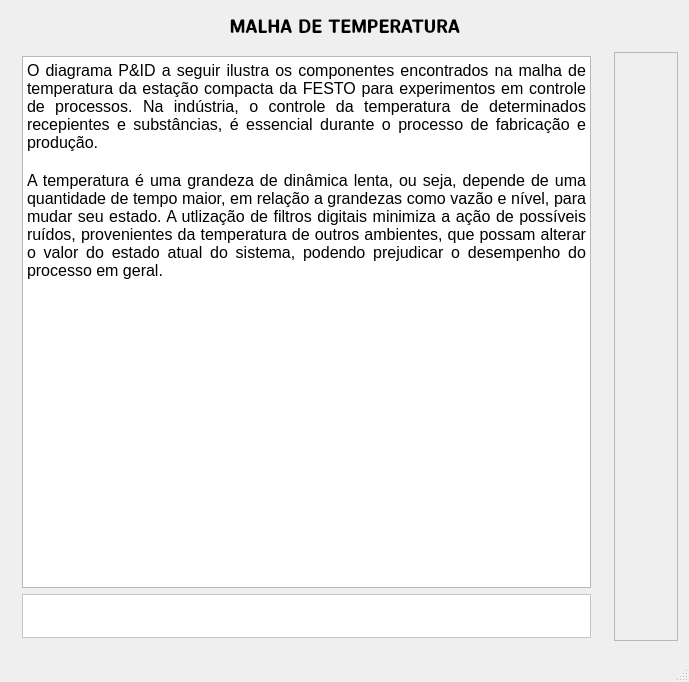
<?xml version="1.0" encoding="UTF-8"?>
<ui version="4.0">
 <class>SystemDefinition</class>
 <widget class="QMainWindow" name="SystemDefinition">
  <property name="geometry">
   <rect>
    <x>0</x>
    <y>0</y>
    <width>689</width>
    <height>682</height>
   </rect>
  </property>
  <property name="maximumSize">
   <size>
    <width>689</width>
    <height>682</height>
   </size>
  </property>
  <property name="windowTitle">
   <string>FilterSky</string>
  </property>
  <widget class="QWidget" name="centralWidget">
   <layout class="QGridLayout" name="gridLayout_2">
    <item row="1" column="0">
     <widget class="QStackedWidget" name="stackedWidget">
      <property name="currentIndex">
       <number>0</number>
      </property>
      <widget class="QWidget" name="Temperature_Page">
       <layout class="QGridLayout" name="gridLayout_22">
        <item row="0" column="0">
         <layout class="QVBoxLayout" name="verticalLayout_11">
          <item>
           <widget class="QTextBrowser" name="textBrowser">
            <property name="html">
             <string>&lt;!DOCTYPE HTML PUBLIC &quot;-//W3C//DTD HTML 4.0//EN&quot; &quot;http://www.w3.org/TR/REC-html40/strict.dtd&quot;&gt;
&lt;html&gt;&lt;head&gt;&lt;meta name=&quot;qrichtext&quot; content=&quot;1&quot; /&gt;&lt;style type=&quot;text/css&quot;&gt;
p, li { white-space: pre-wrap; }
&lt;/style&gt;&lt;/head&gt;&lt;body style=&quot; font-family:'Ubuntu'; font-size:11pt; font-weight:400; font-style:normal;&quot;&gt;
&lt;p align=&quot;justify&quot; style=&quot; margin-top:0px; margin-bottom:0px; margin-left:0px; margin-right:0px; -qt-block-indent:0; text-indent:0px;&quot;&gt;&lt;span style=&quot; font-size:12pt;&quot;&gt;O diagrama P&amp;amp;ID a seguir ilustra os componentes encontrados na malha de temperatura da estação compacta da FESTO para experimentos em controle de processos. Na indústria, o controle da temperatura de determinados  recepientes e substâncias, é essencial durante o processo de fabricação e produção.&lt;/span&gt;&lt;/p&gt;
&lt;p align=&quot;justify&quot; style=&quot;-qt-paragraph-type:empty; margin-top:0px; margin-bottom:0px; margin-left:0px; margin-right:0px; -qt-block-indent:0; text-indent:0px; font-size:12pt;&quot;&gt;&lt;br /&gt;&lt;/p&gt;
&lt;p align=&quot;justify&quot; style=&quot; margin-top:0px; margin-bottom:0px; margin-left:0px; margin-right:0px; -qt-block-indent:0; text-indent:0px;&quot;&gt;&lt;span style=&quot; font-size:12pt;&quot;&gt;A temperatura é uma grandeza de dinâmica lenta, ou seja, depende de uma quantidade de tempo maior, em relação a grandezas como vazão e nível, para mudar seu estado. A utlização de filtros digitais minimiza a ação de possíveis ruídos, provenientes da temperatura de outros ambientes, que possam alterar o valor do estado atual do sistema, podendo prejudicar o desempenho do processo em geral.  &lt;/span&gt;&lt;/p&gt;
&lt;p align=&quot;justify&quot; style=&quot; margin-top:0px; margin-bottom:0px; margin-left:0px; margin-right:0px; -qt-block-indent:0; text-indent:0px;&quot;&gt;&lt;span style=&quot; font-size:12pt;&quot;&gt; &lt;/span&gt;&lt;/p&gt;&lt;/body&gt;&lt;/html&gt;</string>
            </property>
           </widget>
          </item>
          <item>
           <widget class="QFrame" name="frame_9">
            <property name="maximumSize">
             <size>
              <width>16777215</width>
              <height>291</height>
             </size>
            </property>
            <property name="styleSheet">
             <string notr="true">background-color: rgb(255, 255, 255);</string>
            </property>
            <property name="frameShape">
             <enum>QFrame::StyledPanel</enum>
            </property>
            <property name="frameShadow">
             <enum>QFrame::Raised</enum>
            </property>
            <layout class="QHBoxLayout" name="horizontalLayout_10">
             <item>
              <spacer name="horizontalSpacer_6">
               <property name="orientation">
                <enum>Qt::Horizontal</enum>
               </property>
               <property name="sizeHint" stdset="0">
                <size>
                 <width>40</width>
                 <height>20</height>
                </size>
               </property>
              </spacer>
             </item>
             <item>
              <widget class="QLabel" name="label_16">
               <property name="text">
                <string/>
               </property>
               <property name="pixmap">
                <pixmap resource="../Qt/filter.qrc">:/icons/malha_temperatura.jpg</pixmap>
               </property>
               <property name="scaledContents">
                <bool>true</bool>
               </property>
              </widget>
             </item>
             <item>
              <spacer name="horizontalSpacer_7">
               <property name="orientation">
                <enum>Qt::Horizontal</enum>
               </property>
               <property name="sizeHint" stdset="0">
                <size>
                 <width>40</width>
                 <height>20</height>
                </size>
               </property>
              </spacer>
             </item>
            </layout>
           </widget>
          </item>
         </layout>
        </item>
       </layout>
      </widget>
      <widget class="QWidget" name="Level_Page">
       <layout class="QGridLayout" name="gridLayout_49">
        <item row="0" column="0">
         <widget class="QTextBrowser" name="textBrowser_8">
          <property name="html">
           <string>&lt;!DOCTYPE HTML PUBLIC &quot;-//W3C//DTD HTML 4.0//EN&quot; &quot;http://www.w3.org/TR/REC-html40/strict.dtd&quot;&gt;
&lt;html&gt;&lt;head&gt;&lt;meta name=&quot;qrichtext&quot; content=&quot;1&quot; /&gt;&lt;style type=&quot;text/css&quot;&gt;
p, li { white-space: pre-wrap; }
&lt;/style&gt;&lt;/head&gt;&lt;body style=&quot; font-family:'Ubuntu'; font-size:11pt; font-weight:400; font-style:normal;&quot;&gt;
&lt;p style=&quot; margin-top:0px; margin-bottom:0px; margin-left:0px; margin-right:0px; -qt-block-indent:0; text-indent:0px;&quot;&gt;&lt;span style=&quot; font-weight:600;&quot;&gt;MALHA DE NÍVEL:&lt;/span&gt;&lt;/p&gt;
&lt;p style=&quot;-qt-paragraph-type:empty; margin-top:0px; margin-bottom:0px; margin-left:0px; margin-right:0px; -qt-block-indent:0; text-indent:0px; font-weight:600;&quot;&gt;&lt;br /&gt;&lt;/p&gt;
&lt;p style=&quot; margin-top:0px; margin-bottom:0px; margin-left:0px; margin-right:0px; -qt-block-indent:0; text-indent:0px;&quot;&gt;WKSKSLFJSKFSJFKSSSSSSSFKFJSKKKKKKKKKKKKKKKKKKKKKKKKKKKKKKKKKKKKKKKKKKKKKKKKKKKKKKKKKKKKKKKFJFFFFFFFFFFFFFFFFFFFFFFFFFFFFFFFFFFFFFFFFFFFFFFFFFFFFFFFFFFFFFFFFFFFFFFFFFFFFFFFFFFFFFFFFFFFFFFFFFFFFFFFFFFFSKFJSKFJSKFJSSSSSSSSSSSSSSSSSSSSSSSSSSSSSSSSSSSSSSSSSSSSSSSSSSSSSSSSSSSSSSSSSSSSSSSSSSSSSSSSSSSSSSSSSSSSSSSSSSSSSSSSSSSSSSSSSSSSSSSSSSSSSSSSSSSSSSSSSSSSSSSSSSSSSSSSSSSSSSSSSSSSSSSSSSSSSSSSSSSSSSSSSSSSSSSSSSSSSSSSSSSSSSSSSSKSFJKSFJKSJJJJJJJJJJJJJJJJJJJJJJJJJJJJJJJJJJJKFJSKKKKKKKKKKKKKKKKKKKKKKKKKKKKKKKKKKKKKKKKKKKKKKKKKKKKKKKKKKKKKKKKKKKKKKKKKKKKKKKKKKKKKKKKKKKKKKKKKKKKKKKKKKKKKKKKKKKKKKKKKKKKKKKKKKKKKKKKKKKKKKKKKKKKKKKK&lt;/p&gt;&lt;/body&gt;&lt;/html&gt;</string>
          </property>
         </widget>
        </item>
        <item row="1" column="0">
         <widget class="QFrame" name="frame_52">
          <property name="maximumSize">
           <size>
            <width>16777215</width>
            <height>291</height>
           </size>
          </property>
          <property name="styleSheet">
           <string notr="true">background-color: rgb(255, 255, 255);</string>
          </property>
          <property name="frameShape">
           <enum>QFrame::StyledPanel</enum>
          </property>
          <property name="frameShadow">
           <enum>QFrame::Raised</enum>
          </property>
          <layout class="QHBoxLayout" name="horizontalLayout_38">
           <item>
            <spacer name="horizontalSpacer_24">
             <property name="orientation">
              <enum>Qt::Horizontal</enum>
             </property>
             <property name="sizeHint" stdset="0">
              <size>
               <width>40</width>
               <height>20</height>
              </size>
             </property>
            </spacer>
           </item>
           <item>
            <widget class="QLabel" name="label_63">
             <property name="text">
              <string/>
             </property>
             <property name="pixmap">
              <pixmap resource="../Qt/filter.qrc">:/icons/malha_nivel.png</pixmap>
             </property>
             <property name="scaledContents">
              <bool>true</bool>
             </property>
            </widget>
           </item>
           <item>
            <spacer name="horizontalSpacer_25">
             <property name="orientation">
              <enum>Qt::Horizontal</enum>
             </property>
             <property name="sizeHint" stdset="0">
              <size>
               <width>40</width>
               <height>20</height>
              </size>
             </property>
            </spacer>
           </item>
          </layout>
         </widget>
        </item>
       </layout>
      </widget>
      <widget class="QWidget" name="Flow_Page">
       <layout class="QGridLayout" name="gridLayout_48">
        <item row="0" column="0">
         <widget class="QTextBrowser" name="textBrowser_13">
          <property name="html">
           <string>&lt;!DOCTYPE HTML PUBLIC &quot;-//W3C//DTD HTML 4.0//EN&quot; &quot;http://www.w3.org/TR/REC-html40/strict.dtd&quot;&gt;
&lt;html&gt;&lt;head&gt;&lt;meta name=&quot;qrichtext&quot; content=&quot;1&quot; /&gt;&lt;style type=&quot;text/css&quot;&gt;
p, li { white-space: pre-wrap; }
&lt;/style&gt;&lt;/head&gt;&lt;body style=&quot; font-family:'Ubuntu'; font-size:11pt; font-weight:400; font-style:normal;&quot;&gt;
&lt;p style=&quot; margin-top:0px; margin-bottom:0px; margin-left:0px; margin-right:0px; -qt-block-indent:0; text-indent:0px;&quot;&gt;&lt;span style=&quot; font-weight:600;&quot;&gt;MALHA DE VAZÃO:&lt;/span&gt;&lt;/p&gt;
&lt;p style=&quot;-qt-paragraph-type:empty; margin-top:0px; margin-bottom:0px; margin-left:0px; margin-right:0px; -qt-block-indent:0; text-indent:0px; font-weight:600;&quot;&gt;&lt;br /&gt;&lt;/p&gt;
&lt;p style=&quot; margin-top:0px; margin-bottom:0px; margin-left:0px; margin-right:0px; -qt-block-indent:0; text-indent:0px;&quot;&gt;WKSKSLFJSKFSJFKSSSSSSSFKFJSKKKKKKKKKKKKKKKKKKKKKKKKKKKKKKKKKKKKKKKKKKKKKKKKKKKKKKKKKKKKKKKFJFFFFFFFFFFFFFFFFFFFFFFFFFFFFFFFFFFFFFFFFFFFFFFFFFFFFFFFFFFFFFFFFFFFFFFFFFFFFFFFFFFFFFFFFFFFFFFFFFFFFFFFFFFFSKFJSKFJSKFJSSSSSSSSSSSSSSSSSSSSSSSSSSSSSSSSSSSSSSSSSSSSSSSSSSSSSSSSSSSSSSSSSSSSSSSSSSSSSSSSSSSSSSSSSSSSSSSSSSSSSSSSSSSSSSSSSSSSSSSSSSSSSSSSSSSSSSSSSSSSSSSSSSSSSSSSSSSSSSSSSSSSSSSSSSSSSSSSSSSSSSSSSSSSSSSSSSSSSSSSSSSSSSSSSSKSFJKSFJKSJJJJJJJJJJJJJJJJJJJJJJJJJJJJJJJJJJJKFJSKKKKKKKKKKKKKKKKKKKKKKKKKKKKKKKKKKKKKKKKKKKKKKKKKKKKKKKKKKKKKKKKKKKKKKKKKKKKKKKKKKKKKKKKKKKKKKKKKKKKKKKKKKKKKKKKKKKKKKKKKKKKKKKKKKKKKKKKKKKKKKKKKKKKKKKK&lt;/p&gt;&lt;/body&gt;&lt;/html&gt;</string>
          </property>
         </widget>
        </item>
        <item row="1" column="0">
         <widget class="QFrame" name="frame_83">
          <property name="maximumSize">
           <size>
            <width>16777215</width>
            <height>291</height>
           </size>
          </property>
          <property name="styleSheet">
           <string notr="true">background-color: rgb(255, 255, 255);</string>
          </property>
          <property name="frameShape">
           <enum>QFrame::StyledPanel</enum>
          </property>
          <property name="frameShadow">
           <enum>QFrame::Raised</enum>
          </property>
          <layout class="QHBoxLayout" name="horizontalLayout_77">
           <item>
            <spacer name="horizontalSpacer_61">
             <property name="orientation">
              <enum>Qt::Horizontal</enum>
             </property>
             <property name="sizeHint" stdset="0">
              <size>
               <width>40</width>
               <height>20</height>
              </size>
             </property>
            </spacer>
           </item>
           <item>
            <widget class="QLabel" name="label_125">
             <property name="text">
              <string/>
             </property>
             <property name="pixmap">
              <pixmap resource="../Qt/filter.qrc">:/icons/malha_vazao.png</pixmap>
             </property>
             <property name="scaledContents">
              <bool>true</bool>
             </property>
            </widget>
           </item>
           <item>
            <spacer name="horizontalSpacer_62">
             <property name="orientation">
              <enum>Qt::Horizontal</enum>
             </property>
             <property name="sizeHint" stdset="0">
              <size>
               <width>40</width>
               <height>20</height>
              </size>
             </property>
            </spacer>
           </item>
          </layout>
         </widget>
        </item>
       </layout>
      </widget>
      <widget class="QWidget" name="Pressure_Page">
       <layout class="QGridLayout" name="gridLayout_23">
        <item row="3" column="0">
         <widget class="QFrame" name="frame_43">
          <property name="maximumSize">
           <size>
            <width>16777215</width>
            <height>291</height>
           </size>
          </property>
          <property name="styleSheet">
           <string notr="true">background-color: rgb(255, 255, 255);</string>
          </property>
          <property name="frameShape">
           <enum>QFrame::StyledPanel</enum>
          </property>
          <property name="frameShadow">
           <enum>QFrame::Raised</enum>
          </property>
          <layout class="QHBoxLayout" name="horizontalLayout_37">
           <item>
            <spacer name="horizontalSpacer_22">
             <property name="orientation">
              <enum>Qt::Horizontal</enum>
             </property>
             <property name="sizeHint" stdset="0">
              <size>
               <width>40</width>
               <height>20</height>
              </size>
             </property>
            </spacer>
           </item>
           <item>
            <widget class="QLabel" name="label_60">
             <property name="text">
              <string/>
             </property>
             <property name="pixmap">
              <pixmap resource="../Qt/filter.qrc">:/icons/malha_pressao.png</pixmap>
             </property>
             <property name="scaledContents">
              <bool>true</bool>
             </property>
            </widget>
           </item>
           <item>
            <spacer name="horizontalSpacer_23">
             <property name="orientation">
              <enum>Qt::Horizontal</enum>
             </property>
             <property name="sizeHint" stdset="0">
              <size>
               <width>40</width>
               <height>20</height>
              </size>
             </property>
            </spacer>
           </item>
          </layout>
         </widget>
        </item>
        <item row="1" column="0" rowspan="2">
         <widget class="QTextBrowser" name="textBrowser_7">
          <property name="html">
           <string>&lt;!DOCTYPE HTML PUBLIC &quot;-//W3C//DTD HTML 4.0//EN&quot; &quot;http://www.w3.org/TR/REC-html40/strict.dtd&quot;&gt;
&lt;html&gt;&lt;head&gt;&lt;meta name=&quot;qrichtext&quot; content=&quot;1&quot; /&gt;&lt;style type=&quot;text/css&quot;&gt;
p, li { white-space: pre-wrap; }
&lt;/style&gt;&lt;/head&gt;&lt;body style=&quot; font-family:'Ubuntu'; font-size:11pt; font-weight:400; font-style:normal;&quot;&gt;
&lt;p style=&quot; margin-top:0px; margin-bottom:0px; margin-left:0px; margin-right:0px; -qt-block-indent:0; text-indent:0px;&quot;&gt;&lt;span style=&quot; font-weight:600;&quot;&gt;MALHA DE PRESSÃO:&lt;/span&gt;&lt;/p&gt;
&lt;p style=&quot;-qt-paragraph-type:empty; margin-top:0px; margin-bottom:0px; margin-left:0px; margin-right:0px; -qt-block-indent:0; text-indent:0px; font-weight:600;&quot;&gt;&lt;br /&gt;&lt;/p&gt;
&lt;p style=&quot; margin-top:0px; margin-bottom:0px; margin-left:0px; margin-right:0px; -qt-block-indent:0; text-indent:0px;&quot;&gt;WKSKSLFJSKFSJFKSSSSSSSFKFJSKKKKKKKKKKKKKKKKKKKKKKKKKKKKKKKKKKKKKKKKKKKKKKKKKKKKKKKKKKKKKKKFJFFFFFFFFFFFFFFFFFFFFFFFFFFFFFFFFFFFFFFFFFFFFFFFFFFFFFFFFFFFFFFFFFFFFFFFFFFFFFFFFFFFFFFFFFFFFFFFFFFFFFFFFFFFSKFJSKFJSKFJSSSSSSSSSSSSSSSSSSSSSSSSSSSSSSSSSSSSSSSSSSSSSSSSSSSSSSSSSSSSSSSSSSSSSSSSSSSSSSSSSSSSSSSSSSSSSSSSSSSSSSSSSSSSSSSSSSSSSSSSSSSSSSSSSSSSSSSSSSSSSSSSSSSSSSSSSSSSSSSSSSSSSSSSSSSSSSSSSSSSSSSSSSSSSSSSSSSSSSSSSSSSSSSSSSKSFJKSFJKSJJJJJJJJJJJJJJJJJJJJJJJJJJJJJJJJJJJKFJSKKKKKKKKKKKKKKKKKKKKKKKKKKKKKKKKKKKKKKKKKKKKKKKKKKKKKKKKKKKKKKKKKKKKKKKKKKKKKKKKKKKKKKKKKKKKKKKKKKKKKKKKKKKKKKKKKKKKKKKKKKKKKKKKKKKKKKKKKKKKKKKKKKKKKKKK&lt;/p&gt;&lt;/body&gt;&lt;/html&gt;</string>
          </property>
         </widget>
        </item>
       </layout>
      </widget>
     </widget>
    </item>
    <item row="0" column="0" colspan="3">
     <widget class="QLabel" name="title">
      <property name="maximumSize">
       <size>
        <width>16777215</width>
        <height>50</height>
       </size>
      </property>
      <property name="font">
       <font>
        <family>Latin Modern Sans Demi Cond</family>
        <pointsize>14</pointsize>
        <weight>75</weight>
        <bold>true</bold>
       </font>
      </property>
      <property name="text">
       <string notr="true">MALHA DE TEMPERATURA</string>
      </property>
      <property name="alignment">
       <set>Qt::AlignCenter</set>
      </property>
     </widget>
    </item>
    <item row="1" column="2">
     <widget class="QFrame" name="frame_50">
      <property name="maximumSize">
       <size>
        <width>100</width>
        <height>589</height>
       </size>
      </property>
      <property name="styleSheet">
       <string notr="true"/>
      </property>
      <property name="frameShape">
       <enum>QFrame::StyledPanel</enum>
      </property>
      <property name="frameShadow">
       <enum>QFrame::Raised</enum>
      </property>
      <layout class="QVBoxLayout" name="verticalLayout">
       <item>
        <widget class="QPushButton" name="filterButton">
         <property name="enabled">
          <bool>true</bool>
         </property>
         <property name="text">
          <string/>
         </property>
         <property name="icon">
          <iconset resource="../Qt/filter.qrc">
           <normaloff>:/icons/tools-and-utensils.svg</normaloff>:/icons/tools-and-utensils.svg</iconset>
         </property>
         <property name="iconSize">
          <size>
           <width>48</width>
           <height>48</height>
          </size>
         </property>
         <property name="flat">
          <bool>true</bool>
         </property>
        </widget>
       </item>
       <item>
        <widget class="QPushButton" name="tfButton">
         <property name="enabled">
          <bool>true</bool>
         </property>
         <property name="toolTip">
          <string>&lt;html&gt;&lt;head/&gt;&lt;body&gt;&lt;p&gt;Função de Transferência&lt;/p&gt;&lt;/body&gt;&lt;/html&gt;</string>
         </property>
         <property name="toolTipDuration">
          <number>-2</number>
         </property>
         <property name="text">
          <string/>
         </property>
         <property name="icon">
          <iconset resource="../Qt/filter.qrc">
           <normaloff>:/icons/transfer_function.svg</normaloff>:/icons/transfer_function.svg</iconset>
         </property>
         <property name="iconSize">
          <size>
           <width>48</width>
           <height>48</height>
          </size>
         </property>
         <property name="flat">
          <bool>true</bool>
         </property>
        </widget>
       </item>
       <item>
        <widget class="QPushButton" name="graphButton">
         <property name="enabled">
          <bool>false</bool>
         </property>
         <property name="text">
          <string/>
         </property>
         <property name="icon">
          <iconset resource="../Qt/filter.qrc">
           <normaloff>:/icons/graphs.svg</normaloff>:/icons/graphs.svg</iconset>
         </property>
         <property name="iconSize">
          <size>
           <width>48</width>
           <height>48</height>
          </size>
         </property>
         <property name="flat">
          <bool>true</bool>
         </property>
        </widget>
       </item>
       <item>
        <widget class="QPushButton" name="settingsButton">
         <property name="enabled">
          <bool>true</bool>
         </property>
         <property name="text">
          <string/>
         </property>
         <property name="icon">
          <iconset resource="../Qt/filter.qrc">
           <normaloff>:/icons/settings.svg</normaloff>:/icons/settings.svg</iconset>
         </property>
         <property name="iconSize">
          <size>
           <width>48</width>
           <height>48</height>
          </size>
         </property>
         <property name="flat">
          <bool>true</bool>
         </property>
        </widget>
       </item>
       <item>
        <widget class="QPushButton" name="backButton">
         <property name="text">
          <string/>
         </property>
         <property name="icon">
          <iconset resource="../Qt/filter.qrc">
           <normaloff>:/icons/reply.svg</normaloff>:/icons/reply.svg</iconset>
         </property>
         <property name="iconSize">
          <size>
           <width>48</width>
           <height>48</height>
          </size>
         </property>
         <property name="flat">
          <bool>true</bool>
         </property>
        </widget>
       </item>
      </layout>
     </widget>
    </item>
   </layout>
  </widget>
  <widget class="QStatusBar" name="statusBar"/>
 </widget>
 <layoutdefault spacing="6" margin="11"/>
 <resources>
  <include location="../Qt/filter.qrc"/>
 </resources>
 <connections>
  <connection>
   <sender>backButton</sender>
   <signal>clicked()</signal>
   <receiver>SystemDefinition</receiver>
   <slot>sfBackButton()</slot>
   <hints>
    <hint type="sourcelabel">
     <x>629</x>
     <y>583</y>
    </hint>
    <hint type="destinationlabel">
     <x>0</x>
     <y>475</y>
    </hint>
   </hints>
  </connection>
  <connection>
   <sender>settingsButton</sender>
   <signal>clicked()</signal>
   <receiver>SystemDefinition</receiver>
   <slot>sfSettingsButton()</slot>
   <hints>
    <hint type="sourcelabel">
     <x>652</x>
     <y>470</y>
    </hint>
    <hint type="destinationlabel">
     <x>6</x>
     <y>399</y>
    </hint>
   </hints>
  </connection>
  <connection>
   <sender>graphButton</sender>
   <signal>clicked()</signal>
   <receiver>SystemDefinition</receiver>
   <slot>sfGraphButton()</slot>
   <hints>
    <hint type="sourcelabel">
     <x>635</x>
     <y>365</y>
    </hint>
    <hint type="destinationlabel">
     <x>5</x>
     <y>299</y>
    </hint>
   </hints>
  </connection>
  <connection>
   <sender>filterButton</sender>
   <signal>clicked()</signal>
   <receiver>SystemDefinition</receiver>
   <slot>sfFilterButton()</slot>
   <hints>
    <hint type="sourcelabel">
     <x>634</x>
     <y>134</y>
    </hint>
    <hint type="destinationlabel">
     <x>7</x>
     <y>170</y>
    </hint>
   </hints>
  </connection>
  <connection>
   <sender>tfButton</sender>
   <signal>clicked()</signal>
   <receiver>SystemDefinition</receiver>
   <slot>sfTfButton()</slot>
   <hints>
    <hint type="sourcelabel">
     <x>652</x>
     <y>236</y>
    </hint>
    <hint type="destinationlabel">
     <x>4</x>
     <y>250</y>
    </hint>
   </hints>
  </connection>
 </connections>
 <slots>
  <slot>sfBackButton()</slot>
  <slot>sfSettingsButton()</slot>
  <slot>sfGraphButton()</slot>
  <slot>sfTfButton()</slot>
  <slot>sfFilterButton()</slot>
 </slots>
</ui>
